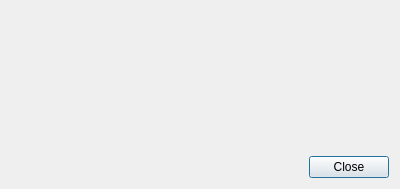
<?xml version="1.0" encoding="UTF-8"?>
<ui version="4.0">
 <class>AFUserGuideDialog</class>
 <widget class="QDialog" name="AFUserGuideDialog">
  <property name="geometry">
   <rect>
    <x>0</x>
    <y>0</y>
    <width>400</width>
    <height>189</height>
   </rect>
  </property>
  <property name="windowTitle">
   <string>User guide</string>
  </property>
  <layout class="QVBoxLayout" name="verticalLayout">
   <item>
    <widget class="QLabel" name="ql_caption">
     <property name="text">
      <string>&lt;CAPTION_PLACEHOLDER&gt;</string>
     </property>
     <property name="alignment">
      <set>Qt::AlignCenter</set>
     </property>
    </widget>
   </item>
   <item>
    <widget class="QLabel" name="ql_userGuideLink">
     <property name="text">
      <string>&lt;LINK_PLACEHOLDER&gt;</string>
     </property>
     <property name="alignment">
      <set>Qt::AlignCenter</set>
     </property>
    </widget>
   </item>
   <item>
    <spacer name="verticalSpacer">
     <property name="orientation">
      <enum>Qt::Vertical</enum>
     </property>
     <property name="sizeHint" stdset="0">
      <size>
       <width>20</width>
       <height>40</height>
      </size>
     </property>
    </spacer>
   </item>
   <item>
    <widget class="QDialogButtonBox" name="buttonBox">
     <property name="orientation">
      <enum>Qt::Horizontal</enum>
     </property>
     <property name="standardButtons">
      <set>QDialogButtonBox::Close</set>
     </property>
    </widget>
   </item>
  </layout>
 </widget>
 <resources/>
 <connections>
  <connection>
   <sender>buttonBox</sender>
   <signal>accepted()</signal>
   <receiver>AFUserGuideDialog</receiver>
   <slot>accept()</slot>
   <hints>
    <hint type="sourcelabel">
     <x>248</x>
     <y>254</y>
    </hint>
    <hint type="destinationlabel">
     <x>157</x>
     <y>274</y>
    </hint>
   </hints>
  </connection>
  <connection>
   <sender>buttonBox</sender>
   <signal>rejected()</signal>
   <receiver>AFUserGuideDialog</receiver>
   <slot>reject()</slot>
   <hints>
    <hint type="sourcelabel">
     <x>316</x>
     <y>260</y>
    </hint>
    <hint type="destinationlabel">
     <x>286</x>
     <y>274</y>
    </hint>
   </hints>
  </connection>
 </connections>
</ui>
